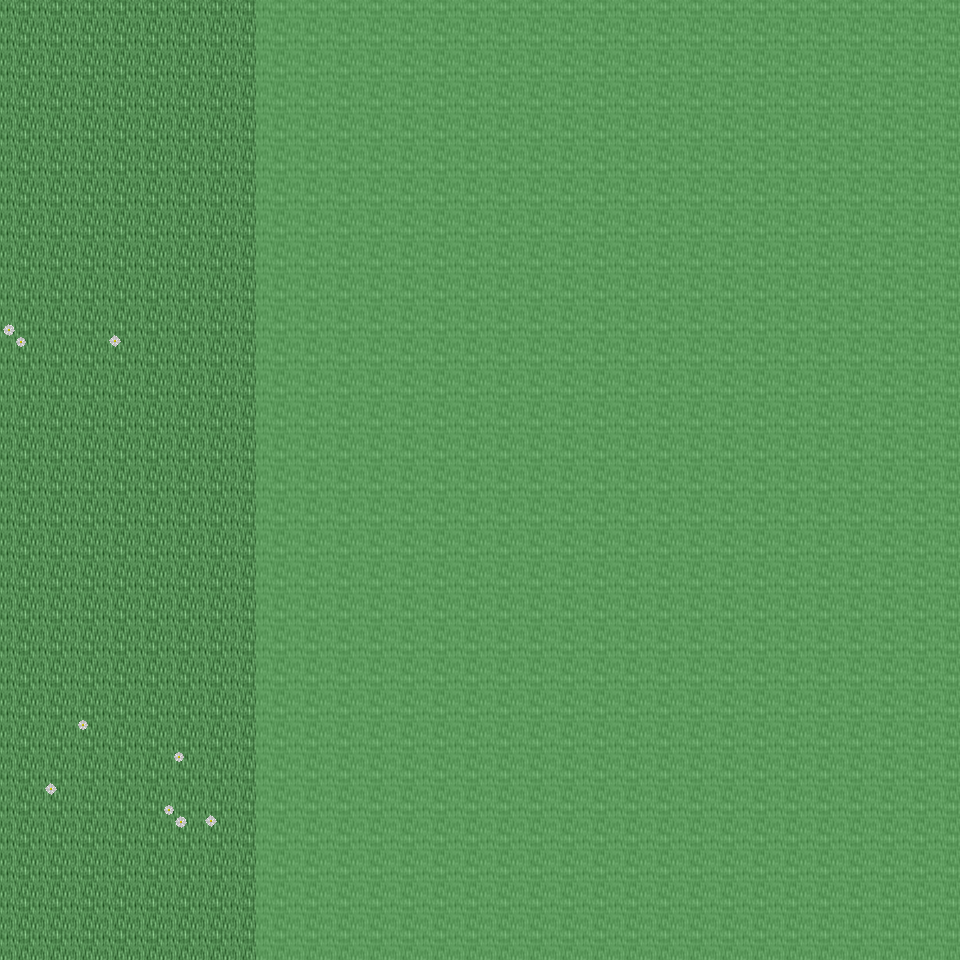

Rendered tile map (Tiled .tmx) drawn with the repository's tilesets; below, a short description and the map source with its tile grids summarised:
An orthogonal 30x30 tile map with 32x32 px tiles, 6 tile layers (Ground, Object, Object2, Above, ...), 26 tilesets and 3 objects (3x mapchange).

<map version="1.0" orientation="orthogonal" renderorder="right-down" width="30" height="30" tilewidth="32" tileheight="32" nextobjectid="4">
  <tileset firstgid="1" name="tileset_ground_ground" tilewidth="32" tileheight="32" tilecount="33" columns="3">
    <image source="../drawable/tileset_ground_ground.png" width="96" height="352" />
  </tileset>
  <tileset firstgid="34" name="tileset_ground_ice_ice" tilewidth="32" tileheight="32" tilecount="3" columns="3">
    <image source="../drawable/tileset_ground_ice_ice.png" width="96" height="32" />
  </tileset>
  <tileset firstgid="37" name="tileset_plant_flower_daisy_white" tilewidth="32" tileheight="32" tilecount="8" columns="2">
    <image source="../drawable/tileset_plant_flower_daisy_white.png" width="64" height="128" />
  </tileset>
  <tileset firstgid="45" name="tileset_ground_rock_pebbles" tilewidth="32" tileheight="32" tilecount="3" columns="1">
    <image source="../drawable/tileset_ground_rock_pebbles.png" width="32" height="96" />
  </tileset>
  <tileset firstgid="48" name="tileset_plant_grasses" tilewidth="32" tileheight="32" tilecount="6" columns="3">
    <image source="../drawable/tileset_plant_grasses.png" width="96" height="64" />
  </tileset>
  <tileset firstgid="54" name="tileset_plant_leaves" tilewidth="32" tileheight="32" tilecount="8" columns="4">
    <image source="../drawable/tileset_plant_leaves.png" width="128" height="64" />
  </tileset>
  <tileset firstgid="62" name="tileset_ground_grass_edges" tilewidth="32" tileheight="32" tilecount="36" columns="12">
    <image source="../drawable/tileset_ground_grass_edges.png" width="384" height="96" />
  </tileset>
  <tileset firstgid="98" name="tileset_plant_flower_daisy_yellow" tilewidth="32" tileheight="32" tilecount="8" columns="2">
    <image source="../drawable/tileset_plant_flower_daisy_yellow.png" width="64" height="128" />
  </tileset>
  <tileset firstgid="106" name="tileset_plant_bush_bushes" tilewidth="32" tileheight="32" tilecount="10" columns="5">
    <image source="../drawable/tileset_plant_bush_bushes.png" width="160" height="64" />
  </tileset>
  <tileset firstgid="116" name="tileset_plant_stump_stump_brown" tilewidth="32" tileheight="32" tilecount="4" columns="2">
    <image source="../drawable/tileset_plant_stump_stump_brown.png" width="64" height="64" />
  </tileset>
  <tileset firstgid="120" name="tileset_plant_stump_stump_green" tilewidth="32" tileheight="32" tilecount="4" columns="2">
    <image source="../drawable/tileset_plant_stump_stump_green.png" width="64" height="64" />
  </tileset>
  <tileset firstgid="124" name="tileset_item_pot_pot_golden" tilewidth="32" tileheight="32" tilecount="4" columns="4">
    <image source="../drawable/tileset_item_pot_pot_golden.png" width="128" height="32" />
  </tileset>
  <tileset firstgid="128" name="tileset_plant_tree_tree_darkgreen" tilewidth="32" tileheight="32" tilecount="88" columns="8">
    <image source="../drawable/tileset_plant_tree_tree_darkgreen.png" width="256" height="352" />
  </tileset>
  <tileset firstgid="216" name="tileset_plant_flower_daisy_blue" tilewidth="32" tileheight="32" tilecount="8" columns="2">
    <image source="../drawable/tileset_plant_flower_daisy_blue.png" width="64" height="128" />
  </tileset>
  <tileset firstgid="224" name="tileset_ground_water_water_bubbles" tilewidth="32" tileheight="32" tilecount="32" columns="8">
    <image source="../drawable/tileset_ground_water_water_bubbles.png" width="256" height="128" />
  </tileset>
  <tileset firstgid="256" name="tileset_ground_water_pool" tilewidth="32" tileheight="32" tilecount="72" columns="3">
    <image source="../drawable/tileset_ground_water_pool.png" width="96" height="768" />
  </tileset>
  <tileset firstgid="328" name="tileset_building_castle" tilewidth="32" tileheight="32" tilecount="320" columns="20">
    <image source="../drawable/tileset_building_castle.png" width="640" height="512" />
  </tileset>
  <tileset firstgid="648" name="tileset_ground_cobbled_paving" tilewidth="32" tileheight="32" tilecount="1" columns="1">
    <image source="../drawable/tileset_ground_cobbled_paving.png" width="32" height="32" />
  </tileset>
  <tileset firstgid="649" name="tileset_ground_grass_corners" tilewidth="32" tileheight="32" tilecount="24" columns="6">
    <image source="../drawable/tileset_ground_grass_corners.png" width="192" height="128" />
  </tileset>
  <tileset firstgid="673" name="tileset_building_fence_fence_chunky" tilewidth="32" tileheight="32" tilecount="21" columns="3">
    <image source="../drawable/tileset_building_fence_fence_chunky.png" width="96" height="224" />
  </tileset>
  <tileset firstgid="694" name="tileset_item_sign_large" tilewidth="32" tileheight="32" tilecount="15" columns="5">
    <image source="../drawable/tileset_item_sign_large.png" width="160" height="96" />
  </tileset>
  <tileset firstgid="709" name="tileset_building_decoration_fancy_gate" tilewidth="32" tileheight="32" tilecount="12" columns="3">
    <image source="../drawable/tileset_building_decoration_fancy_gate.png" width="96" height="128" />
  </tileset>
  <tileset firstgid="721" name="tileset_logic_collision" tilewidth="32" tileheight="32" tilecount="1" columns="1">
    <image source="../drawable/tileset_logic_collision.png" width="32" height="32" />
  </tileset>
  <tileset firstgid="722" name="tileset_ground_green_paving" tilewidth="32" tileheight="32" tilecount="18" columns="3">
    <image source="../drawable/tileset_ground_green_paving.png" width="96" height="192" />
  </tileset>
  <tileset firstgid="740" name="tileset_item_hen_nest" tilewidth="32" tileheight="32" tilecount="1" columns="1">
    <image source="../drawable/tileset_item_hen_nest.png" width="32" height="32" />
  </tileset>
  <tileset firstgid="741" name="tileset_building_barnyard" tilewidth="32" tileheight="32" tilecount="200" columns="8">
    <image source="../drawable/tileset_building_barnyard.png" width="256" height="800" />
  </tileset>
  <layer name="Ground" width="30" height="30">
    <data>[900 cells, 900 non-empty, 1 distinct tile ids]</data>
  </layer>
  <layer name="Object" width="30" height="30">
    <data>[900 cells, 22 non-empty, 8 distinct tile ids]</data>
  </layer>
  <layer name="Object2" width="30" height="30">
    <data>[900 cells, 0 non-empty, 0 distinct tile ids]</data>
  </layer>
  <layer name="Above" width="30" height="30">
    <data>[900 cells, 0 non-empty, 0 distinct tile ids]</data>
  </layer>
  <layer name="Above2" width="30" height="30">
    <data>[900 cells, 0 non-empty, 0 distinct tile ids]</data>
  </layer>
  <layer name="Walkable" width="30" height="30">
    <data>[900 cells, 660 non-empty, 1 distinct tile ids]</data>
  </layer>
  <objectgroup name="MapEvents">
    <object id="1" name="north" type="mapchange" x="0" y="0" width="256" height="32">
      <properties>
        <property name="map" value="0_ados_mountain_n2_w2_x3_y2" />
        <property name="place" value="south" />
      </properties>
    </object>
    <object id="2" name="south" type="mapchange" x="0" y="928" width="256" height="32">
      <properties>
        <property name="map" value="0_ados_mountain_n2_w2_x3_y4" />
        <property name="place" value="north" />
      </properties>
    </object>
    <object id="3" name="west" type="mapchange" x="0" y="0" width="32" height="960">
      <properties>
        <property name="map" value="0_ados_mountain_n2_w2_x2_y3" />
        <property name="place" value="east" />
      </properties>
    </object>
  </objectgroup>
</map>
